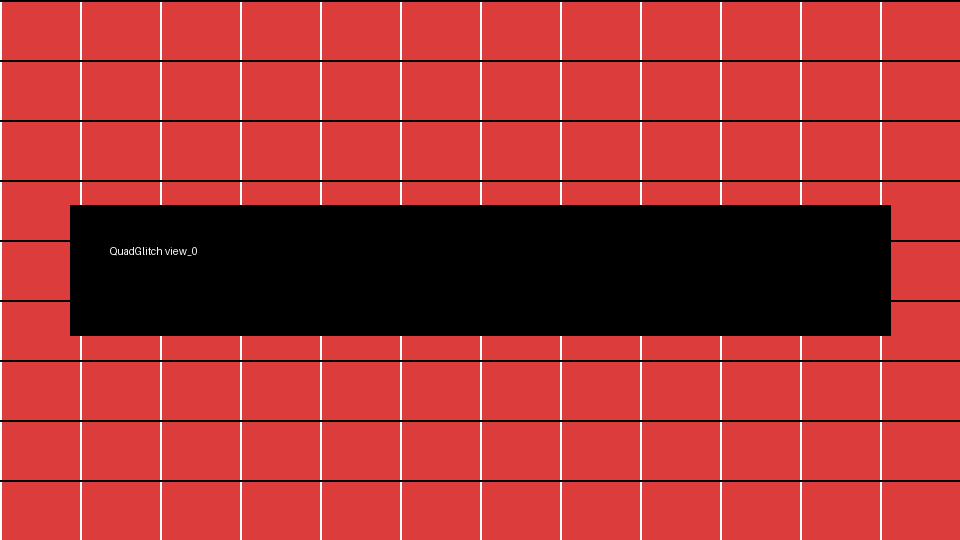
#> input picture part03_offline/input/view_0.png, 960 x 540 px; its folder holds only this picture in this run
$ python -i effects.py   (imports and definitions only)
#> lines starting #> are read from the running program, lines starting #| are printed output that depends on the picture
#> further down, picture is the input picture: PIL image 960x540 RGB; mean R, G, B 169.2, 49.7, 49.7
"""
effects.py

Premiers effets glitch du projet QuadGlitch.
Chaque effet prend une image PIL en entrée et renvoie une nouvelle image PIL.
On ne modifie pas l'image originale en place : c'est plus sûr et plus facile à comprendre.
"""

from __future__ import annotations

import random
import numpy as np
from PIL import Image, ImageEnhance


# [152 lines left out: functions _shift_channel, rgb_shift, slice_tear, scanlines, macroblock_glitch, not called in this run]


def palette_shift(image: Image.Image, hue_shift: int = 24, saturation: float = 1.35, contrast: float = 1.15) -> Image.Image:
    """
    Change la couleur globale de l'image.

    Effet visuel
    ------------
    Produit un rendu plus artificiel : couleurs qui dérivent, saturation étrange, contraste modifié.

    Paramètres
    ----------
    hue_shift : int
        Décalage de teinte sur 0-255. Petit = subtil, grand = très coloré.
    saturation : float
        Multiplicateur de saturation. 1 = inchangé, >1 = plus saturé, <1 = moins saturé.
    contrast : float
        Multiplicateur de contraste. 1 = inchangé.
    """
#> called with hue_shift = 24, saturation = 1.35, contrast = 1.15
    img = image.convert("RGB")

    # PIL permet de convertir en HSV : Hue, Saturation, Value.
    hsv = np.array(img.convert("HSV"))
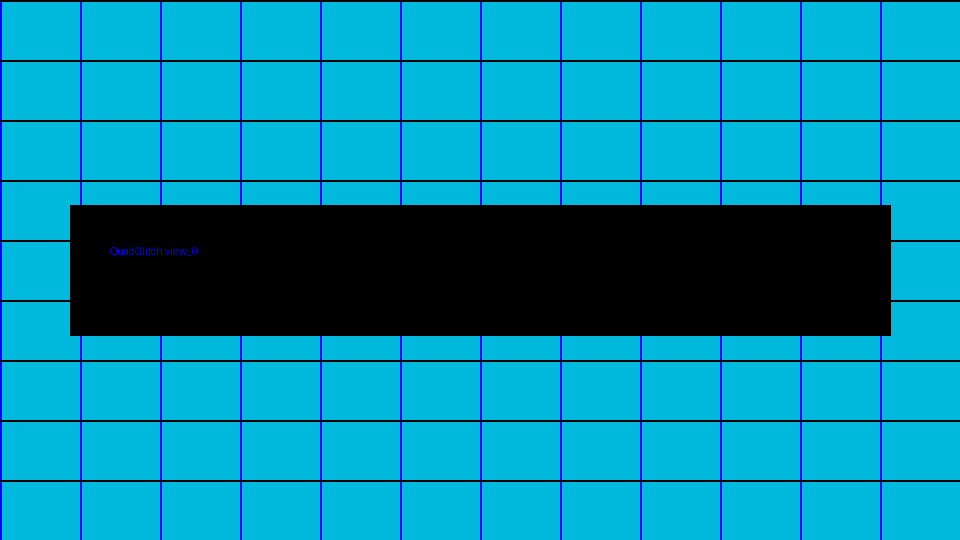
#> hsv: shape (540, 960, 3); mean R, G, B 0, 138.2, 169.2
    hsv[:, :, 0] = (hsv[:, :, 0].astype(np.int16) + hue_shift) % 256
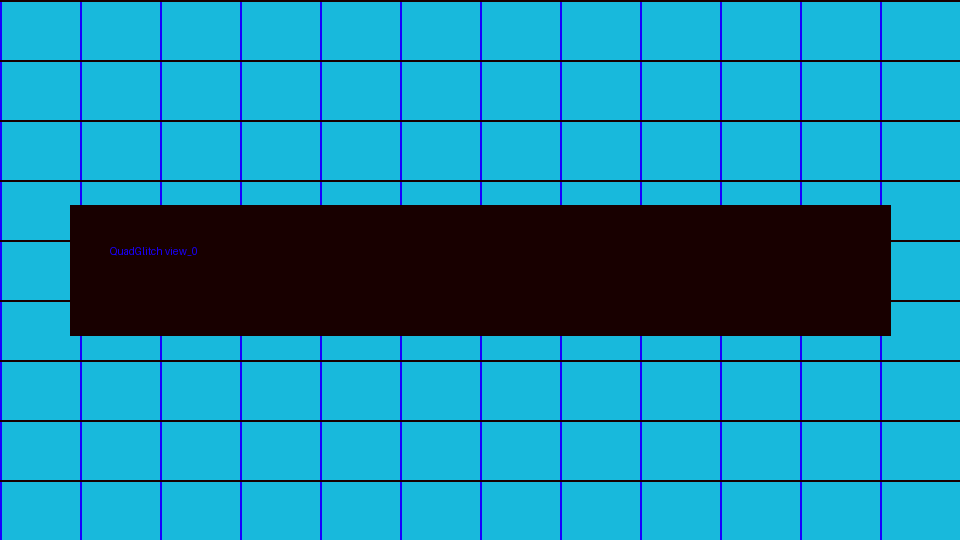
#> hsv: shape (540, 960, 3); mean R, G, B 24, 138.2, 169.2
    img = Image.fromarray(hsv.astype(np.uint8), mode="HSV").convert("RGB")
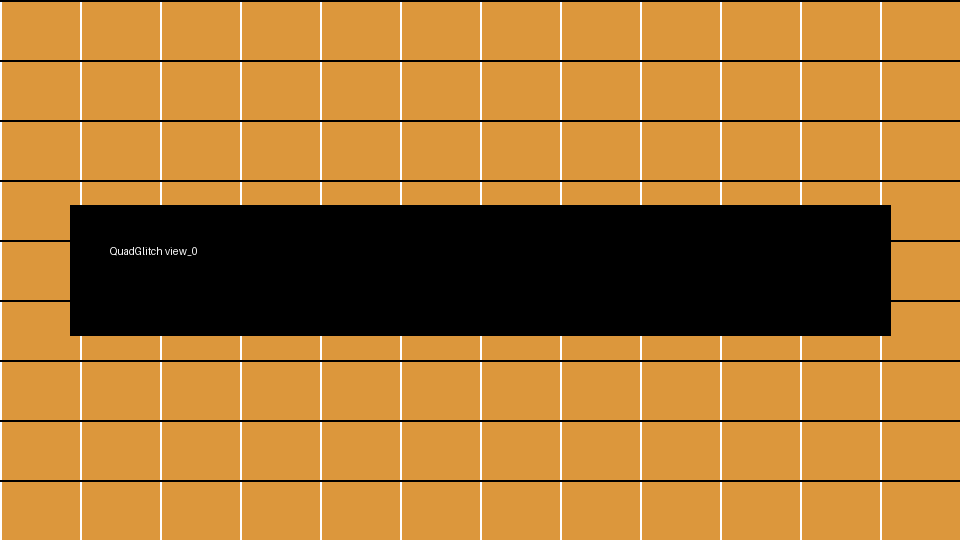
#> img: PIL image 960x540 RGB; mean R, G, B 169.2, 117.6, 49.7

    img = ImageEnhance.Color(img).enhance(saturation)
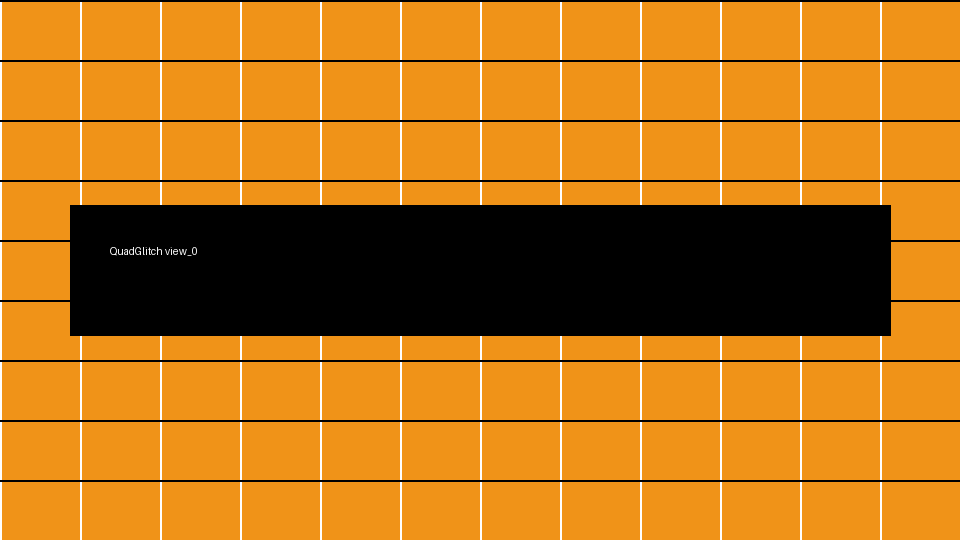
#> img: PIL image 960x540 RGB; mean R, G, B 184.1, 114.7, 22.8
    img = ImageEnhance.Contrast(img).enhance(contrast)
    return img


# [68 lines left out: functions apply_effect_chain, scramble_view_order, not called in this run]

>>> from PIL import Image
>>> picture = Image.open('../../input/view_0.png')
>>> result = palette_shift(picture)

$ run again, on part03_offline/input/view_3.png
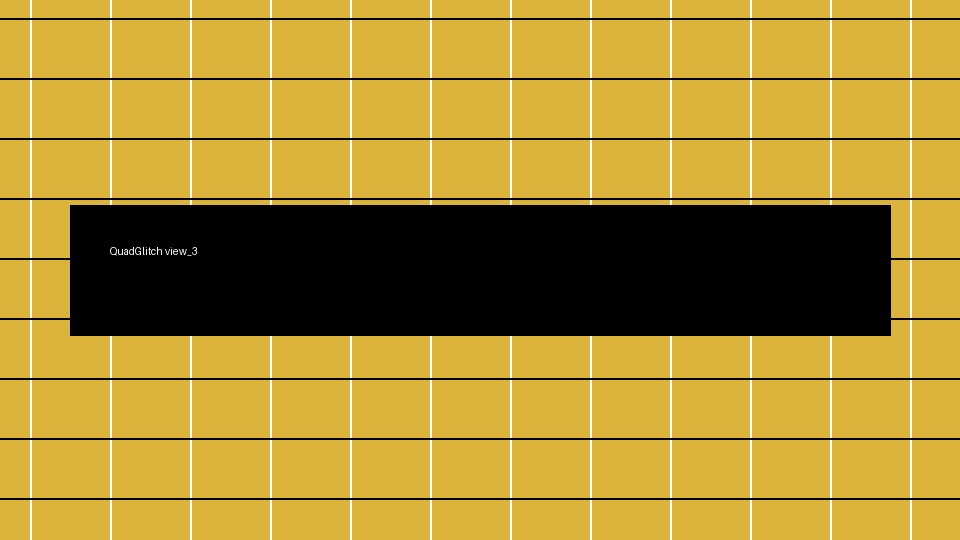
#> input picture part03_offline/input/view_3.png, 960 x 540 px
#> picture is the input picture: PIL image 960x540 RGB; mean R, G, B 169.2, 139.3, 49.8
#> in palette_shift, `hsv[:, :, 0] = (hsv[:, :, 0].astype(np.int16) + hue_shift) % 256`:
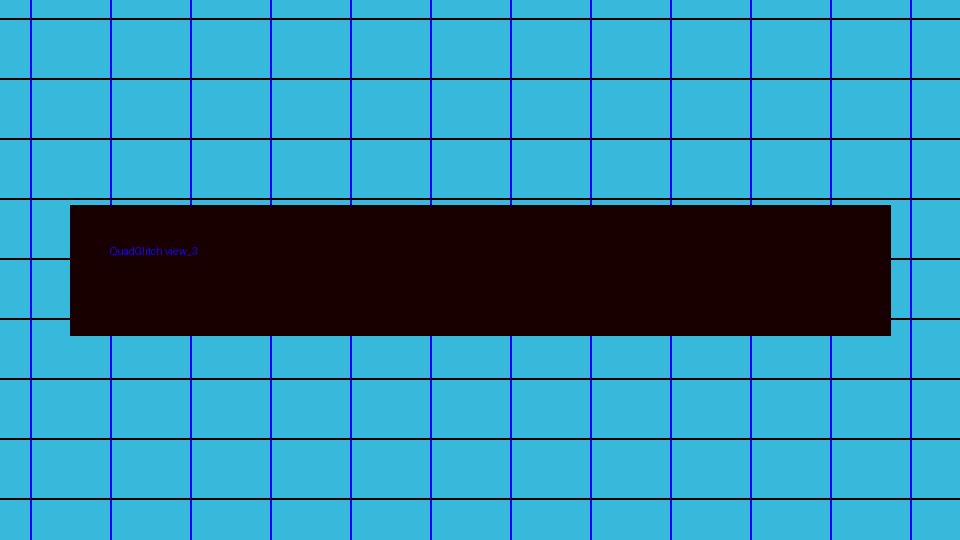
#> hsv: shape (540, 960, 3); mean R, G, B 47.1, 138.1, 169.2
#> in palette_shift, `img = ImageEnhance.Color(img).enhance(saturation)`:
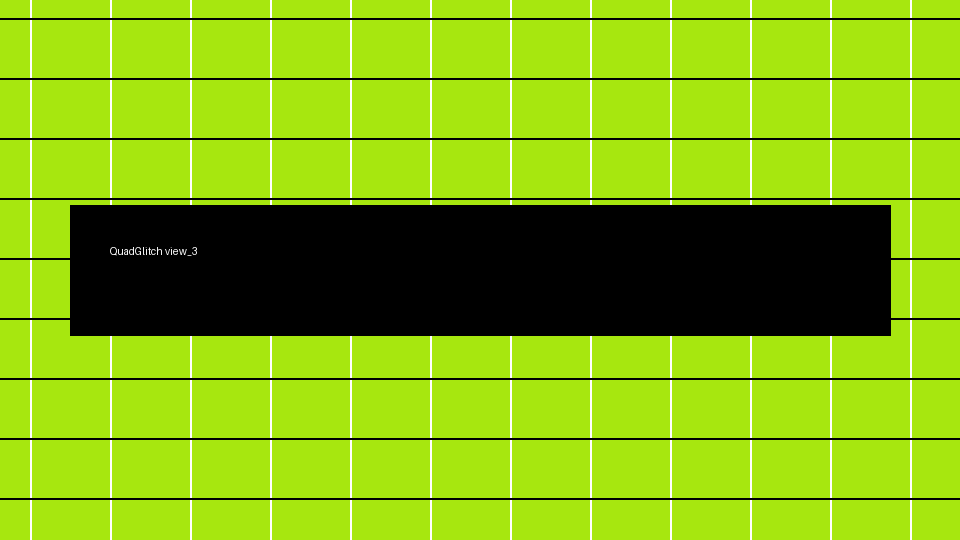
#> img: PIL image 960x540 RGB; mean R, G, B 129.6, 177.4, 16.2
